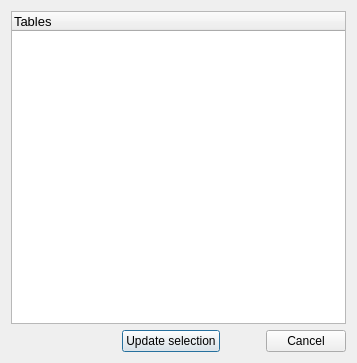
<?xml version="1.0" encoding="UTF-8"?>
<ui version="4.0">
 <class>Dialog</class>
 <widget class="QDialog" name="Dialog">
  <property name="geometry">
   <rect>
    <x>0</x>
    <y>0</y>
    <width>357</width>
    <height>363</height>
   </rect>
  </property>
  <property name="windowTitle">
   <string>Update abscissa</string>
  </property>
  <layout class="QGridLayout" name="gridLayout">
   <item row="0" column="0">
    <layout class="QVBoxLayout" name="verticalLayout">
     <item>
      <widget class="QTreeWidget" name="treeWidget">
       <property name="autoFillBackground">
        <bool>false</bool>
       </property>
       <property name="headerHidden">
        <bool>false</bool>
       </property>
       <attribute name="headerVisible">
        <bool>true</bool>
       </attribute>
       <attribute name="headerCascadingSectionResizes">
        <bool>true</bool>
       </attribute>
       <attribute name="headerDefaultSectionSize">
        <number>300</number>
       </attribute>
       <attribute name="headerHighlightSections">
        <bool>true</bool>
       </attribute>
       <attribute name="headerMinimumSectionSize">
        <number>31</number>
       </attribute>
       <attribute name="headerShowSortIndicator" stdset="0">
        <bool>false</bool>
       </attribute>
       <attribute name="headerStretchLastSection">
        <bool>true</bool>
       </attribute>
       <column>
        <property name="text">
         <string>Tables</string>
        </property>
        <property name="font">
         <font>
          <pointsize>10</pointsize>
         </font>
        </property>
       </column>
      </widget>
     </item>
     <item>
      <layout class="QHBoxLayout" name="horizontalLayout">
       <item>
        <spacer name="horizontalSpacer_2">
         <property name="orientation">
          <enum>Qt::Horizontal</enum>
         </property>
         <property name="sizeHint" stdset="0">
          <size>
           <width>40</width>
           <height>20</height>
          </size>
         </property>
        </spacer>
       </item>
       <item>
        <widget class="QPushButton" name="b_delete">
         <property name="text">
          <string>Update selection</string>
         </property>
        </widget>
       </item>
       <item>
        <spacer name="horizontalSpacer">
         <property name="orientation">
          <enum>Qt::Horizontal</enum>
         </property>
         <property name="sizeType">
          <enum>QSizePolicy::Minimum</enum>
         </property>
         <property name="sizeHint" stdset="0">
          <size>
           <width>40</width>
           <height>20</height>
          </size>
         </property>
        </spacer>
       </item>
       <item>
        <widget class="QPushButton" name="b_cancel">
         <property name="text">
          <string>Cancel</string>
         </property>
        </widget>
       </item>
      </layout>
     </item>
    </layout>
   </item>
  </layout>
 </widget>
 <resources/>
 <connections/>
</ui>
